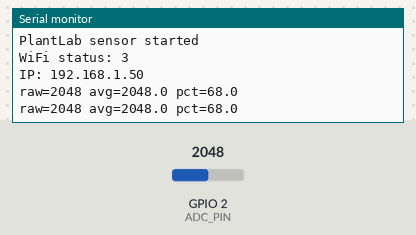
Simulated run of this sketch. Board: Seeed XIAO ESP32-C3. Parts: the last lines printed to the serial monitor. The test bench sets the inputs (shaded band); at power-on: GPIO 2 (ADC_PIN) = 2048. WiFi joins after 1.5 s; servers stay silent unless stated.

Above: at 2.9 s.
3.0 s: GPIO 2 (ADC_PIN) set to 2866
At 4.3 s:
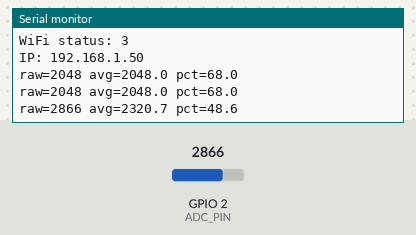
4.5 s: GPIO 2 (ADC_PIN) set to 3603
At 5.5 s:
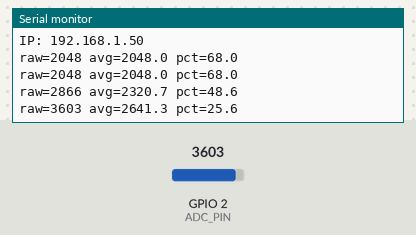
Timing chart, 0 to 7.5 s (numbered marks = the images above; inputs shaded):
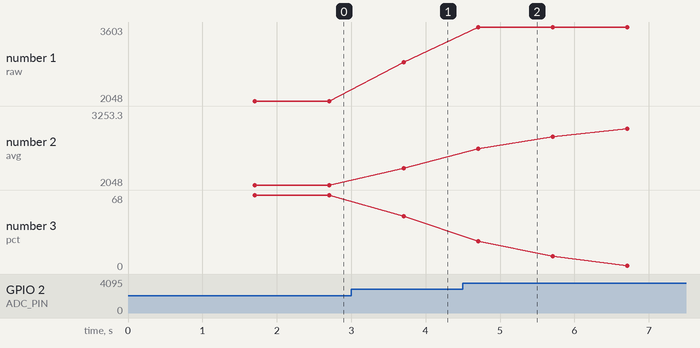

Measured:
- after the input at 3.0 s, the serial monitor: prints a new line after 0.71 s (image 1)
- after the input at 4.5 s, the serial monitor: prints a new line after 0.21 s (image 2)
- plotted number 1: 2048 → 2866 after the input at 3.0 s, 2866 → 3603 after the input at 4.5 s
- plotted number 2: 2048 → 2320.7 after the input at 3.0 s, 2320.7 → 3253.3 after the input at 4.5 s
- plotted number 3: 68 → 48.6 after the input at 3.0 s, 48.6 → 0 after the input at 4.5 s

The sketch:

main.ino
```cpp
#include <WiFi.h>
#include <HTTPClient.h>
#include <time.h>

/*
  ============================================================================
  PlantLab – Soil Moisture Sensor (ESP32-C3)
  ----------------------------------------------------------------------------
  This firmware reads a capacitive soil moisture sensor, smooths ADC readings,
  converts them to a percentage using calibration values, and periodically
  sends the data to a PlantLab backend over HTTP.

  Target board: XIAO ESP32-C3
  ============================================================================
*/


// ============================================================================
// WIFI CONFIGURATION
// ============================================================================
// Credentials of the local PlantLab WiFi network (Raspberry Pi AP)
static const char* WIFI_SSID = "PlantLab";
static const char* WIFI_PASS = "plantlab2026"; // Adjust if needed

// Base URL of the PlantLab backend
// Example: http://192.168.157.39:8000
static const char* BASE_URL = "http://plantlab.local:8000";


// ============================================================================
// SENSOR IDENTIFICATION
// ============================================================================
// Logical identifier of this sensor node (used by the backend)
static const char* SENSOR_ID = "S1";


// ============================================================================
// HARDWARE CONFIGURATION
// ============================================================================
// ADC pin connected to the capacitive soil moisture sensor
// XIAO ESP32-C3: GPIO2 is usually mapped to A0
static const int ADC_PIN = 2;


// ============================================================================
// CALIBRATION VALUES
// ============================================================================
// IMPORTANT:
// These values are sensor- and setup-specific and MUST be measured manually.
//
// Typical procedure:
//  - DRY_ADC: sensor exposed to air (completely dry)
//  - WET_ADC: sensor inserted in very wet soil or water
//
// Higher ADC value usually means drier soil.
static int DRY_ADC = 3000;
static int WET_ADC = 1600;


// ============================================================================
// SAMPLING & TRANSMISSION SETTINGS
// ============================================================================
static const uint32_t SAMPLE_PERIOD_MS = 1000;   // ADC sampling interval (1s)
static const uint32_t SEND_PERIOD_MS   = 15000;  // HTTP send interval (15s, test value)
static const int SMOOTH_WINDOW = 20;              // Moving average window size


// ============================================================================
// INTERNAL STATE
// ============================================================================
static uint32_t lastSampleMs = 0;
static uint32_t lastSendMs   = 0;

static int samples[SMOOTH_WINDOW];
static int sampleIndex = 0;
static bool windowFilled = false;


// ============================================================================
// UTILITY FUNCTIONS
// ============================================================================
static int clampInt(int v, int lo, int hi) {
  if (v < lo) return lo;
  if (v > hi) return hi;
  return v;
}

// Map a raw ADC value to a percentage based on calibration values
// WET_ADC  -> 100%
// DRY_ADC  -> 0%
static float mapToPercent(int adc) {
  if (DRY_ADC == WET_ADC) return 0.0f;

  float pct = (float)(DRY_ADC - adc) * 100.0f /
              (float)(DRY_ADC - WET_ADC);

  if (pct < 0.0f)   pct = 0.0f;
  if (pct > 100.0f) pct = 100.0f;
  return pct;
}

// Read raw ADC value (ESP32 ADC is typically 12-bit: 0–4095)
static int readAdcRaw() {
  return analogRead(ADC_PIN);
}

// Read ADC value and apply moving average smoothing
// Optionally returns the last raw value via rawOut
static float readAdcSmoothed(int* rawOut) {
  int raw = readAdcRaw();
  if (rawOut) *rawOut = raw;

  samples[sampleIndex] = raw;
  sampleIndex = (sampleIndex + 1) % SMOOTH_WINDOW;
  if (sampleIndex == 0) windowFilled = true;

  long sum = 0;
  int n = windowFilled ? SMOOTH_WINDOW : sampleIndex;
  if (n <= 0) n = 1;

  for (int i = 0; i < n; i++) {
    sum += samples[i];
  }

  return (float)sum / (float)n;
}

// Send a JSON payload via HTTP POST
static bool httpPostJson(const char* url, const char* json) {
  HTTPClient http;
  http.begin(url);
  http.addHeader("Content-Type", "application/json");

  int code = http.POST((uint8_t*)json, strlen(json));
  http.end();

  return (code >= 200 && code < 300);
}

// Ensure WiFi connection (blocking with timeout)
static void ensureWiFi() {
  if (WiFi.status() == WL_CONNECTED) return;

  WiFi.mode(WIFI_STA);
  WiFi.begin(WIFI_SSID, WIFI_PASS);

  uint32_t start = millis();
  while (WiFi.status() != WL_CONNECTED &&
         (millis() - start) < 15000) {
    delay(250);
  }
}

// Return current Unix epoch time if available
// If time is not synchronized, returns 0.
// The backend can timestamp the data instead.
static uint32_t epochNow() {
  time_t now;
  time(&now);

  // Arbitrary threshold to detect invalid time
  if (now < 1700000000) return 0;
  return (uint32_t)now;
}


// ============================================================================
// SETUP
// ============================================================================
void setup() {
  Serial.begin(115200);
  delay(200);

  pinMode(ADC_PIN, INPUT);

  // Pre-fill smoothing buffer to avoid startup spikes
  for (int i = 0; i < SMOOTH_WINDOW; i++) {
    samples[i] = readAdcRaw();
  }

  ensureWiFi();

  Serial.println("PlantLab sensor started");
  Serial.print("WiFi status: ");
  Serial.println(WiFi.status());

  if (WiFi.status() == WL_CONNECTED) {
    Serial.print("IP: ");
    Serial.println(WiFi.localIP());
  }
}


// ============================================================================
// MAIN LOOP
// ============================================================================
void loop() {
  uint32_t nowMs = millis();

  // 1) Periodic sampling
  if (nowMs - lastSampleMs >= SAMPLE_PERIOD_MS) {
    lastSampleMs = nowMs;

    int raw = 0;
    float avg = readAdcSmoothed(&raw);
    float pct = mapToPercent((int)avg);

    Serial.print("raw=");
    Serial.print(raw);
    Serial.print(" avg=");
    Serial.print(avg, 1);
    Serial.print(" pct=");
    Serial.println(pct, 1);
  }

  // 2) Periodic data transmission
  if (nowMs - lastSendMs >= SEND_PERIOD_MS) {
    lastSendMs = nowMs;

    ensureWiFi();
    if (WiFi.status() != WL_CONNECTED) {
      Serial.println("WiFi not connected, skipping send");
      return;
    }

    int raw = 0;
    float avg = readAdcSmoothed(&raw);
    float pct = mapToPercent((int)avg);

    char url[256];
    snprintf(url, sizeof(url), "%s/api/ingest", BASE_URL);

    // Minimal JSON payload (ArduinoJson not required)
    char payload[256];
    uint32_t ts = epochNow();
    snprintf(
      payload, sizeof(payload),
      "{\"sensor_id\":\"%s\",\"adc\":%d,\"percent\":%.1f,\"ts\":%u}",
      SENSOR_ID, (int)avg, pct, (unsigned)ts
    );

    bool ok = httpPostJson(url, payload);
    Serial.print("POST ");
    Serial.print(url);
    Serial.print(" -> ");
    Serial.println(ok ? "OK" : "FAIL");
  }
}
```
